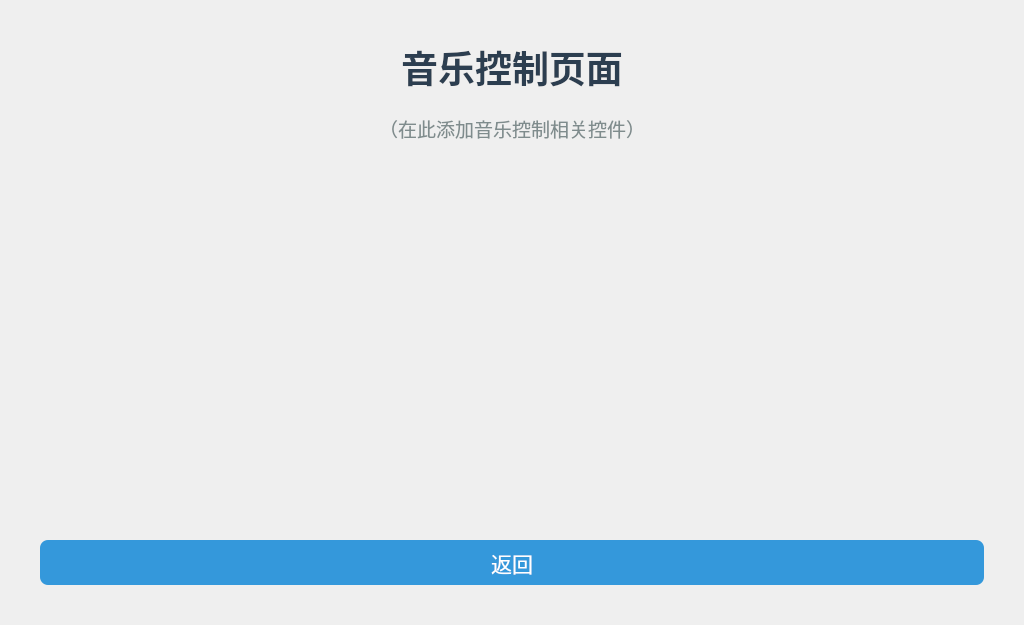
<?xml version="1.0" encoding="UTF-8"?>
<ui version="4.0">
 <class>MusicDialog</class>
 <widget class="QDialog" name="MusicDialog">
  <property name="geometry">
   <rect>
    <x>0</x>
    <y>0</y>
    <width>1024</width>
    <height>625</height>
   </rect>
  </property>
  <property name="minimumSize">
   <size>
    <width>1024</width>
    <height>625</height>
   </size>
  </property>
  <property name="maximumSize">
   <size>
    <width>1024</width>
    <height>625</height>
   </size>
  </property>
  <property name="windowTitle">
   <string>音乐控制</string>
  </property>
  <layout class="QVBoxLayout" name="verticalLayout">
   <property name="spacing">
    <number>20</number>
   </property>
   <property name="leftMargin">
    <number>40</number>
   </property>
   <property name="topMargin">
    <number>40</number>
   </property>
   <property name="rightMargin">
    <number>40</number>
   </property>
   <property name="bottomMargin">
    <number>40</number>
   </property>
   <item>
    <widget class="QLabel" name="labelTitle">
     <property name="styleSheet">
      <string notr="true">font-size:28pt; font-weight:bold; color:#2c3e50;</string>
     </property>
     <property name="text">
      <string>音乐控制页面</string>
     </property>
     <property name="alignment">
      <set>Qt::AlignCenter</set>
     </property>
    </widget>
   </item>
   <item>
    <widget class="QLabel" name="labelHint">
     <property name="styleSheet">
      <string notr="true">font-size:14pt; color:#7f8c8d;</string>
     </property>
     <property name="text">
      <string>（在此添加音乐控制相关控件）</string>
     </property>
     <property name="alignment">
      <set>Qt::AlignCenter</set>
     </property>
    </widget>
   </item>
   <item>
    <spacer name="verticalSpacer">
     <property name="orientation">
      <enum>Qt::Vertical</enum>
     </property>
     <property name="sizeHint" stdset="0">
      <size>
       <width>20</width>
       <height>40</height>
      </size>
     </property>
    </spacer>
   </item>
   <item>
    <widget class="QPushButton" name="btnBack">
     <property name="minimumSize">
      <size>
       <width>120</width>
       <height>45</height>
      </size>
     </property>
     <property name="styleSheet">
      <string notr="true">QPushButton{background-color:#3498db;color:white;border-radius:8px;font-size:16pt;}QPushButton:pressed{background-color:#2980b9;}</string>
     </property>
     <property name="text">
      <string>返回</string>
     </property>
    </widget>
   </item>
  </layout>
 </widget>
 <resources/>
 <connections/>
</ui>
